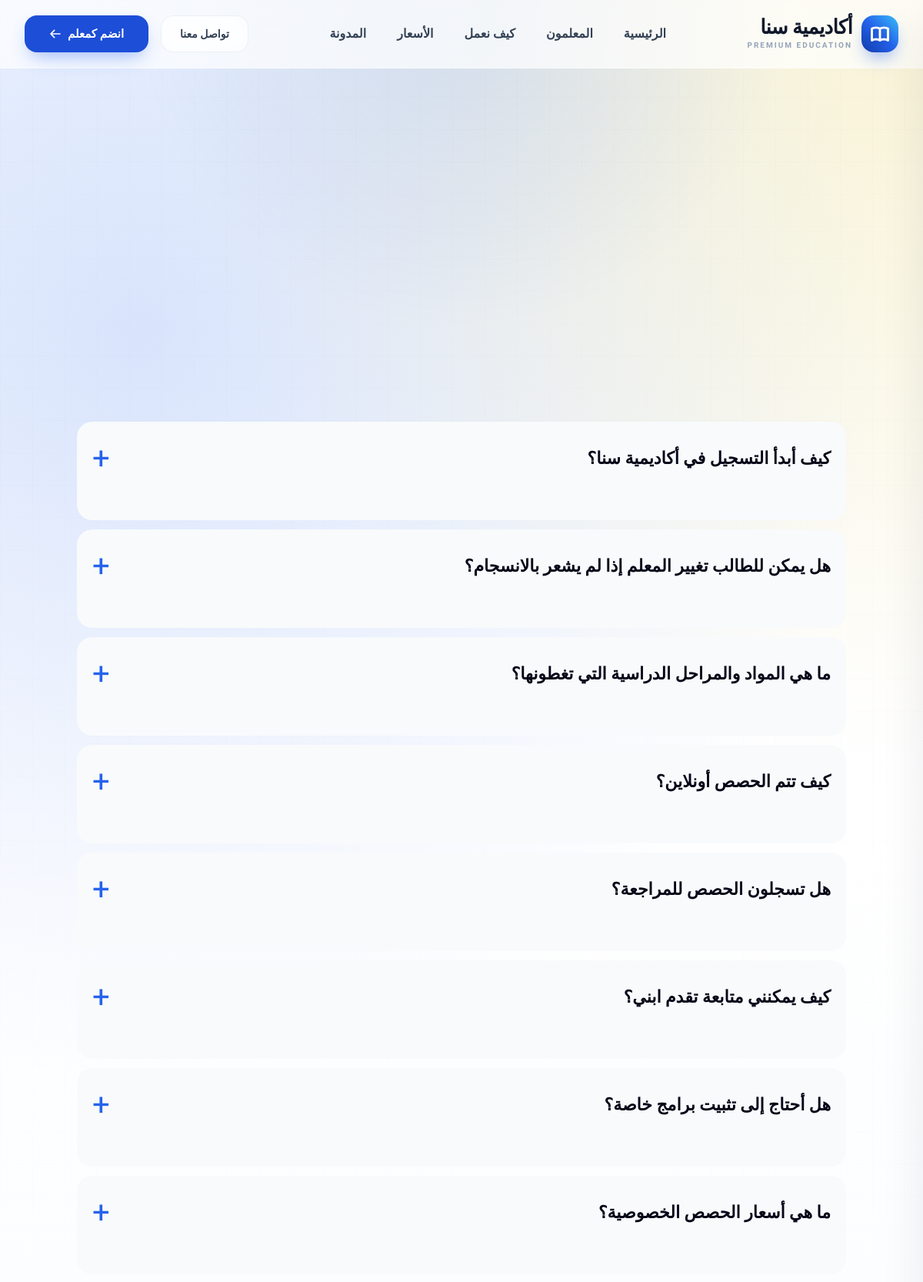
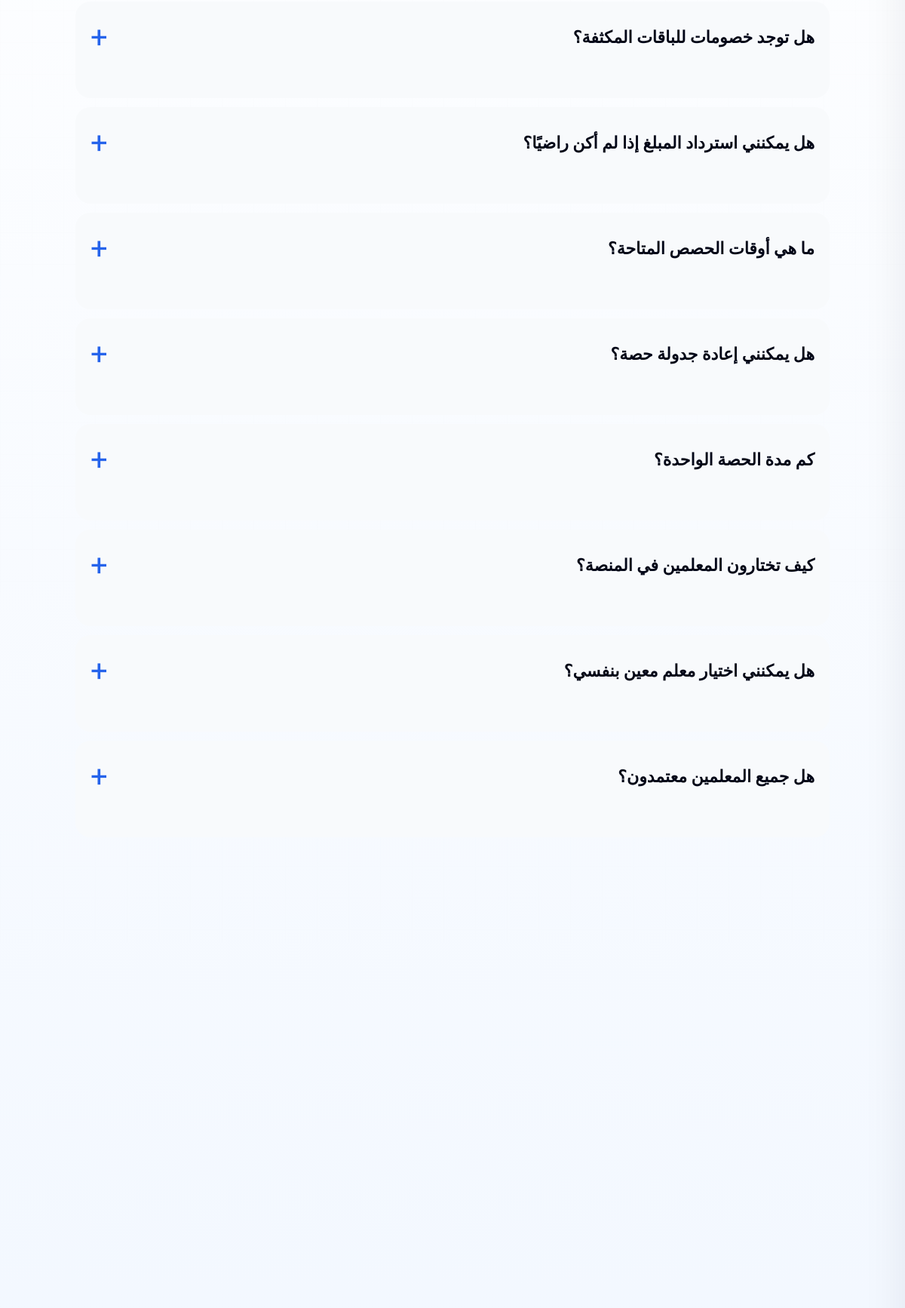
Screenshot of /faq/ (upper part) with the database file from the repository (2 pictures, top to bottom).
### apps/main/models.py (models this page shows, shortened)
class SiteSettings(models.Model):
    site_name = models.CharField('اسم الموقع', max_length=100, blank=True, default='Sana Academy')
    site_description = models.TextField('وصف الموقع', blank=True)
    logo = models.ImageField('الشعار', upload_to='site/', blank=True)
    logo_white = models.ImageField('الشعار الأبيض', upload_to='site/', blank=True)
    phone = models.CharField('رقم الهاتف', max_length=20, blank=True)
    email = models.EmailField('البريد الإلكتروني', blank=True)
    whatsapp = models.CharField('واتساب', max_length=20, blank=True)
    address = models.CharField('العنوان', max_length=200, blank=True)
    google_maps_url = models.URLField('رابط خريطة جوجل', blank=True)
    copyright_text = models.CharField('نص حقوق النشر', max_length=200, blank=True)
    accreditation_text = models.TextField('نص الاعتماد', blank=True)
    accreditation_badge = models.ImageField('شارة الاعتماد', upload_to='site/', blank=True)
    class Meta:
        verbose_name = 'إعدادات الموقع'
        verbose_name_plural = 'إعدادات الموقع'

class ActiveOrderedModel(ActiveModel, OrderedModel):
    class Meta:
        abstract = True

class FAQ(ActiveOrderedModel):
    question = models.CharField('السؤال', max_length=300)
    answer = models.TextField('الإجابة')
    category = models.CharField('الفئة', max_length=20, choices=FAQCategory.choices)
    show_on_homepage = models.BooleanField('يظهر في الرئيسية', default=False)
    class Meta:
        ordering = ['order', 'question']
        verbose_name = 'سؤال شائع'
        verbose_name_plural = 'الأسئلة الشائعة'

### apps/main/views.py (the view)
# urls.py: path('faq/', views.faq_page, name='faq'),
def faq_page(request):
    faqs = FAQ.objects.filter(is_active=True).order_by('category', 'order', 'id')
    faq_categories = [
        {
            'value': value,
            'label': FAQ_CATEGORY_LABELS.get(value, label),
        }
        for value, label in FAQCategory.choices
    ]
    context = {
        'page_meta': PageMeta.objects.filter(slug='faq', is_active=True).first(),
        'faqs': faqs,
        'faq_categories': faq_categories,
        'related_links': (
            RelatedLink.objects.filter(is_active=True, title__in=FAQ_RELATED_LINK_TITLES)
            .order_by('order', 'id')
        ),
    }
    return render(request, 'faq.html', context)

### apps/main/context_processors.py (called while the page is built)
def get_model(model_or_label):
    if isinstance(model_or_label, str):
        return apps.get_model(model_or_label)
    return model_or_label

def get_singleton_instance(model_or_label, *, select_related=None, prefetch_related=None):
    try:
        model = get_model(model_or_label)
    except (LookupError, AppRegistryNotReady):
        return None
    try:
        queryset = model.objects.all()
        if select_related:
            queryset = queryset.select_related(*select_related)
        if prefetch_related:
            queryset = queryset.prefetch_related(*prefetch_related)
        return queryset.first()
    except (OperationalError, ProgrammingError):
        return None

def get_site_settings():
    return get_singleton_instance('main.SiteSettings', prefetch_related=('social_links',))

def site_settings(request):
    return {'site_settings': get_site_settings()}

### apps/main/templates/faq.html (shortened to what this page needs)
{% extends 'base.html' %}
{% block content %}
  <main id="page-content" class="pt-[64px] md:pt-[80px]">
    <section class="px-4 pb-8 pt-8 md:px-6 md:pb-12 md:pt-10">
      <div class="mx-auto max-w-[1500px]">
      </div>
    </section>
    <section class="px-4 py-6 md:px-6 md:py-8">
      <div class="mx-auto max-w-[1000px]">
      </div>
    </section>
    <section class="px-4 py-8 md:px-6 md:py-12">
      <div class="mx-auto max-w-[1000px]">
        <div data-filter-items="faq" data-accordion class="space-y-3">
          {% for faq in faqs %}
            <article data-accordion-item data-filter-item="{{ faq.category }}" class="overflow-hidden rounded-[20px] bg-slate-50">
              <button
                type="button"
                data-accordion-button
                aria-expanded="false"
                class="flex w-full items-center justify-between gap-4 px-5 py-7 text-right"
              >
                <span class="text-base font-bold text-slate-950 lg:text-[22px]">{{ faq.question }}</span>
                <span data-accordion-icon class="text-[40px] font-thin leading-none text-brand-500">+</span>
              </button>
            </article>
          {% empty %}
            <div class="rounded-[20px] bg-slate-50 px-6 py-8 text-center text-slate-600">لا توجد أسئلة شائعة منشورة حاليًا.</div>
          {% endfor %}
        </div>
      </div>
    </section>
    <section class="px-4 py-10 md:px-6 md:py-16">
      <div class="mx-auto max-w-[1000px]">
      </div>
    </section>
    <section class="px-4 py-10 md:px-6 md:py-16">
      <div class="mx-auto max-w-[1500px]">
        <div class="mt-10 grid gap-4 sm:grid-cols-2 lg:grid-cols-3">
        </div>
      </div>
    </section>
  </main>
{% endblock content %}

### apps/templates/base.html (shortened to what this page needs)
{% load static %}
<!doctype html>
<html dir="rtl" lang="ar">
<head>
    <link rel="stylesheet" href="{% static 'css/output.css' %}" />
    <link rel="stylesheet" href="{% static 'css/custom.css' %}" />
</head>
<body class="font-arabic bg-white text-slate-900 leading-relaxed antialiased overflow-x-hidden">
    <div aria-hidden="true" class="pointer-events-none fixed inset-x-0 top-0 z-0 h-[420px] bg-[radial-gradient(circle_at_top,rgba(37,99,235,0.12),transparent_58%)]"></div>
    <header data-site-header class="fixed inset-x-0 top-0 z-50 border-b border-white/40 bg-white/70 backdrop-blur-2xl transition-all duration-500">
        <div class="mx-auto max-w-[1500px] px-4 md:px-8">
            <div class="flex h-[88px] items-center justify-between gap-6">
                <a class="group relative flex items-center gap-3 transition-transform duration-300 hover:scale-[1.02]" href="{% url 'main:home' %}" aria-label="{{ site_settings.site_name|default:'Sana Academy' }}">
                    <div class="relative flex h-12 w-12 shrink-0 items-center justify-center rounded-[16px] bg-gradient-to-tr from-brand-700 via-brand-500 to-[#38bdf8] shadow-[0_12px_24px_-8px_rgba(37,99,235,0.6)]">
                    </div>
                    <div class="flex flex-col justify-center">
                        <span class="text-[26px] font-black tracking-tight text-slate-900 drop-shadow-sm leading-none" style="font-family: &quot;Outfit&quot;, system-ui, sans-serif">
                            {{ site_settings.site_name|default:'Sana' }}
                        </span>
                        <span class="mt-1 text-[10px] uppercase tracking-[0.2em] font-bold text-slate-400">Premium Education</span>
                    </div>
                </a>
                <nav class="hidden flex-1 items-center justify-center lg:flex">
                    <ul class="flex items-center gap-10">
                        <li><a data-nav-link data-nav-type="desktop" class="group relative py-2 text-base font-semibold text-slate-700 transition hover:text-brand-600" href="{% url 'main:home' %}">الرئيسية</a></li>
                        <li><a data-nav-link data-nav-type="desktop" class="group relative py-2 text-base font-semibold text-slate-700 transition hover:text-brand-600" href="{% url 'teacher:list' %}">المعلمون</a></li>
                        <li><a data-nav-link data-nav-type="desktop" class="group relative py-2 text-base font-semibold text-slate-700 transition hover:text-brand-600" href="{% url 'about:how_it_works' %}">كيف نعمل</a></li>
                        <li><a data-nav-link data-nav-type="desktop" class="group relative py-2 text-base font-semibold text-slate-700 transition hover:text-brand-600" href="{% url 'price:pricing' %}">الأسعار</a></li>
                        <li><a data-nav-link data-nav-type="desktop" class="group relative py-2 text-base font-semibold text-slate-700 transition hover:text-brand-600" href="{% url 'blogs:list' %}">المدونة</a></li>
                    </ul>
                </nav>
                <div class="flex items-center justify-end gap-4">
                    <a class="hidden h-12 items-center justify-center rounded-2xl border border-slate-200/60 bg-white/50 px-6 text-sm font-bold text-slate-700 backdrop-blur-md transition-all duration-300 hover:border-brand-400 hover:bg-white hover:text-brand-600 hover:shadow-[0_8px_20px_-6px_rgba(0,0,0,0.1)] md:inline-flex" href="{% url 'contact:contact' %}">
                        تواصل معنا
                    </a>
                    <a class="group relative hidden h-12 items-center justify-center overflow-hidden rounded-2xl bg-brand-600 px-8 text-[15px] font-bold text-white shadow-[0_12px_24px_-8px_rgba(37,99,235,0.45)] transition-all duration-300 hover:scale-[1.03] hover:bg-brand-700 md:inline-flex" href="{% url 'teacher:apply' %}">
                        <span class="relative z-10 flex items-center gap-2">
                            انضم كمعلم
                            <svg class="h-4 w-4 transition-transform duration-300 group-hover:-translate-x-1" fill="none" viewBox="0 0 24 24" stroke="currentColor">
                                <path stroke-linecap="round" stroke-linejoin="round" stroke-width="2.5" d="M10 19l-7-7m0 0l7-7m-7 7h18" />
                            </svg>
                        </span>
                    </a>
                </div>
            </div>
        </div>
    </header>
    {% block content %}{% endblock %}
</body>
</html>

### static/css/custom.css (style rules this page uses)
:root { --brand-blue: #2563eb; --brand-blue-deep: #0f3aa9; --brand-sky: #38bdf8; --brand-yellow: #facc15; --brand-ink: #0f172a; --brand-slate: #334155; --brand-border: rgba(148, 163, 184, 0.24); --brand-surface: rgba(255, 255, 255, 0.82); }
html { scroll-behavior: smooth; }
body { direction: rtl; min-height: 100vh; color: var(--brand-ink); text-align: right; background: radial-gradient(circle at top right, rgba(250, 204, 21, 0.18), transparent 22%), radial-gradient(circle at 15% 10%, rgba(37, 99, 235, 0.16), transparent 24%), linear-gradient(180deg, #f8fbff 0%, #ffffff 24%, #eef5ff 100%); }
body::before { position: fixed; inset: 0; z-index: -1; pointer-events: none; content: ""; background-image: linear-gradient(rgba(148, 163, 184, 0.08) 1px, transparent 1px), linear-gradient(90deg, rgba(148, 163, 184, 0.08) 1px, transparent 1px); background-size: 42px 42px; mask-image: linear-gradient(180deg, rgba(15, 23, 42, 0.35), transparent 72%); }

### rows the page displays
SiteSettings: site_name "أكاديمية سنا"
FAQ: question "كيف أبدأ التسجيل في أكاديمية سنا؟"
FAQ: question "هل يمكن للطالب تغيير المعلم إذا لم يشعر بالانسجام؟"
FAQ: question "ما هي المواد والمراحل الدراسية التي تغطونها؟"
FAQ: question "كيف تتم الحصص أونلاين؟"
FAQ: question "هل تسجلون الحصص للمراجعة؟"
FAQ: question "كيف يمكنني متابعة تقدم ابني؟"
FAQ: question "هل أحتاج إلى تثبيت برامج خاصة؟"
FAQ: question "ما هي أسعار الحصص الخصوصية؟"
FAQ: question "هل توجد خصومات للباقات المكثفة؟"
FAQ: question "هل يمكنني استرداد المبلغ إذا لم أكن راضيًا؟"
FAQ: question "ما هي أوقات الحصص المتاحة؟"
FAQ: question "هل يمكنني إعادة جدولة حصة؟"
FAQ: question "كم مدة الحصة الواحدة؟"
FAQ: question "كيف تختارون المعلمين في المنصة؟"
FAQ: question "هل يمكنني اختيار معلم معين بنفسي؟"
FAQ: question "هل جميع المعلمين معتمدون؟"
